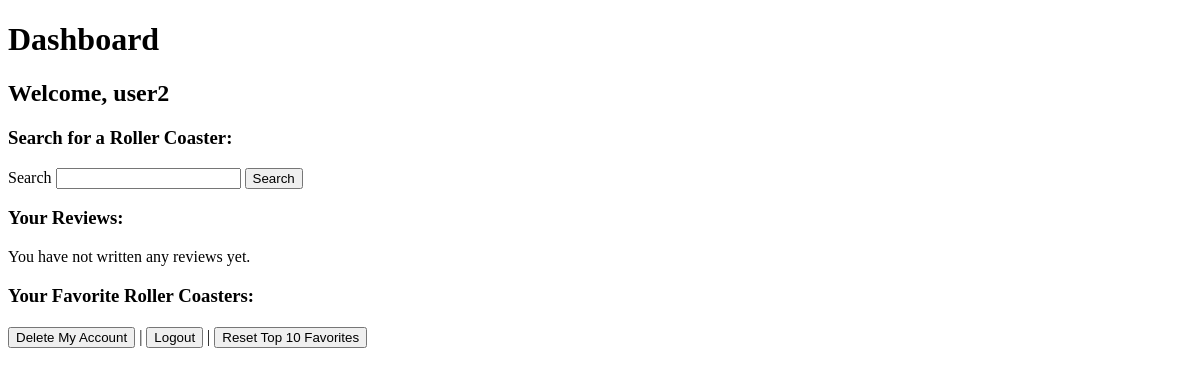
/dashboard (signed in), run on an earlier commit of the app's database.
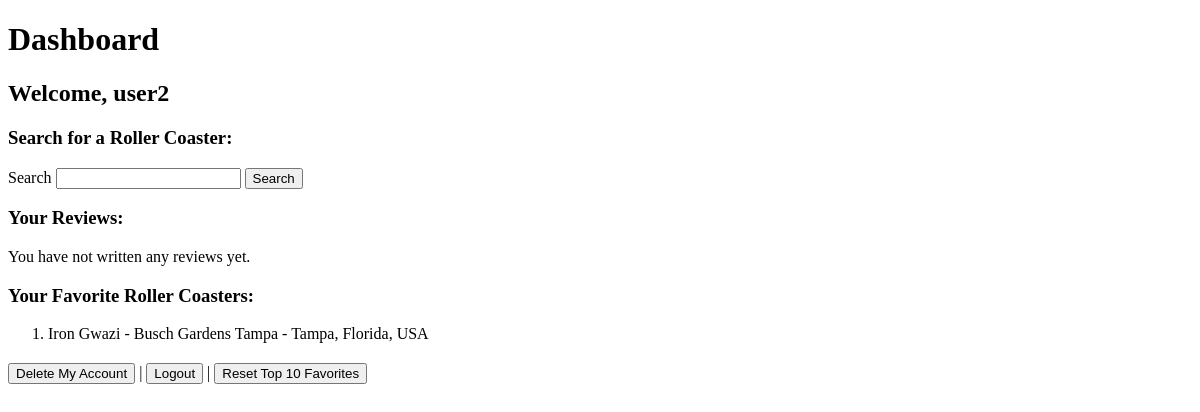
And on a later commit of the database.
### app.py (models this page shows)
class FavoriteCoaster(db.Model):
    id = db.Column(db.Integer, primary_key=True)
    user_id = db.Column(db.Integer, db.ForeignKey('user.id'), nullable=False)
    coaster_id = db.Column(db.Integer, db.ForeignKey('coaster.id'), nullable=False)
    rank = db.Column(db.Integer, nullable=False)  # Rank from 1 to 10
    user = db.relationship('User', backref=db.backref('favorite_coasters', lazy='dynamic'))
    coaster = db.relationship('Coaster', backref='favorited_by')
    __table_args__ = (db.UniqueConstraint('user_id', 'rank', name='_user_rank_uc'),)

class Coaster(db.Model):
    id = db.Column(db.Integer, primary_key=True)
    name = db.Column(db.String(255), nullable=False)
    park = db.Column(db.String(255), nullable=True, default='None')
    location = db.Column(db.String(255), nullable=True, default='None')
    opening_date = db.Column(db.String(255), nullable=True, default='None')
    length = db.Column(db.String(255), nullable=True, default='None')
    height = db.Column(db.String(255), nullable=True, default='None')
    drop = db.Column(db.String(255), nullable=True, default='None')
    speed = db.Column(db.String(255), nullable=True, default='None')
    inversions = db.Column(db.String(255), nullable=True, default='None')
    vertical_angle = db.Column(db.String(255), nullable=True, default='None')
    duration = db.Column(db.String(255), nullable=True, default='None')
    rcdb_link = db.Column(db.String(255), nullable=True, default='None')
    __table_args__ = (db.UniqueConstraint('name', 'park', name='_name_park_uc'),)

### app.py (the view)
@app.route('/dashboard', methods=['GET', 'POST'])
@login_required
def dashboard():
    search_form = SearchForm()
    user_favorites = FavoriteCoaster.query.filter_by(user_id=current_user.id).order_by(FavoriteCoaster.rank).all()
    coasters = None
    if search_form.validate_on_submit():
        search_query = search_form.search_query.data
        coasters = Coaster.query.filter(Coaster.name.ilike(f'%{search_query}%')).all()
    user_reviews = Review.query.filter_by(user_id=current_user.id).all()
    return render_template('dashboard.html', search_form=search_form, coasters=coasters, user_reviews=user_reviews, user_favorites=user_favorites)

### app.py
class SearchForm(FlaskForm):
    search_query = StringField('Search', validators=[InputRequired()])
    submit = SubmitField('Search')

### app.py (called while the page is built)
@login_manager.user_loader
def load_user(user_id):
    return User.query.get(int(user_id))

### templates/dashboard.html (shortened to what this page needs)
<!DOCTYPE html>
<html lang="en">
<head>
</head>
<body>
    <h1>Dashboard</h1>
    <h2>Welcome, {{ current_user.username }}</h2>
    <h3>Search for a Roller Coaster:</h3>
    <form method="POST">
        {{ search_form.search_query.label }} {{ search_form.search_query(size=20) }}
        {{ search_form.submit() }}
    </form>
    <h3>Your Reviews:</h3>
    {% if user_reviews %}
        <ul>
            {% for review in user_reviews %}
                <li>
                    <strong>Coaster:</strong> {{ review.coaster.name }}<br>
                    <strong>Rating:</strong> {{ review.rating }}/10<br>
                    <strong>Comment:</strong> {{ review.content }}<br>
                    <form action="{{ url_for('delete_review', review_id=review.id) }}" method="POST">
                        <button type="submit" onclick="return confirmDelete();">Delete Review</button>
                    </form>
                </li>
            {% endfor %}
        </ul>
    {% else %}
        <p>You have not written any reviews yet.</p>
    {% endif %}
    <h3>Your Favorite Roller Coasters:</h3>
    <ol>
        {% for favorite in user_favorites %}
        <li>{{ favorite.coaster.name }} - {{ favorite.coaster.park }} - {{favorite.coaster.location}}</li>
        {% endfor %}
    </ol>
    <div style="margin-top: 20px;">
        <form action="{{ url_for('delete_account') }}" method="POST" style="display: inline;">
            <button type="submit" onclick="return confirmDeleteAccount();">Delete My Account</button>
        </form>
        |
        <form action="{{ url_for('logout') }}" method="POST" style="display: inline;">
            <button type="submit">Logout</button>
        </form>
        |
        <form action="{{ url_for('reset_favorites') }}" method="POST" style="display: inline;">
            <button type="submit" onclick="return confirm('Are you sure you want to reset your top 10 favorites? This action cannot be undone.');">Reset Top 10 Favorites</button>
        </form>
    </div>
</body>
</html>

What changed in the data, as far as the page shows it:
added FavoriteCoaster: coaster.name "Iron Gwazi", coaster.park "Busch Gardens Tampa", coaster.location "Tampa, Florida, USA"
